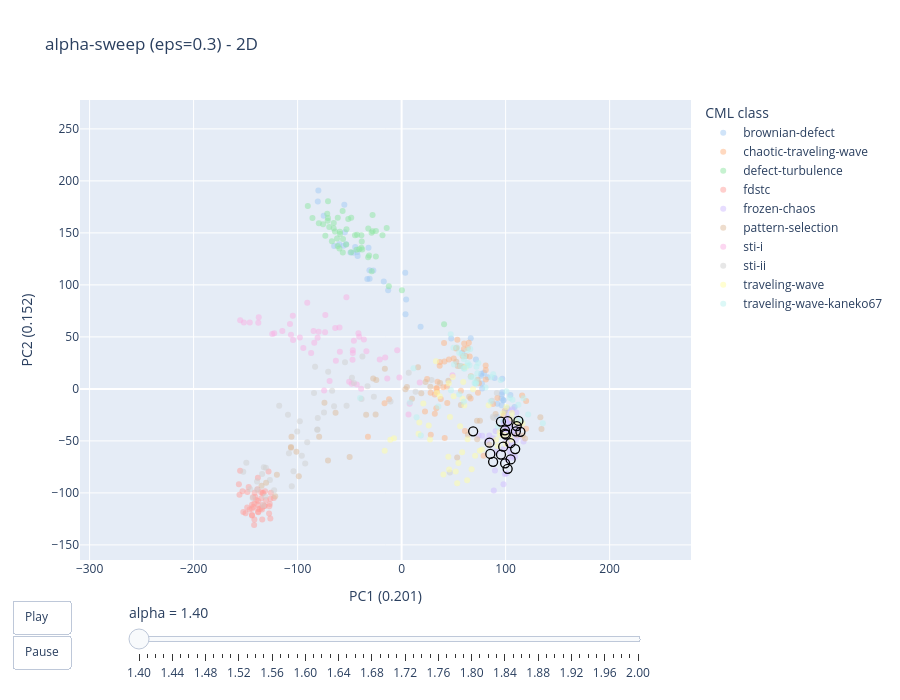
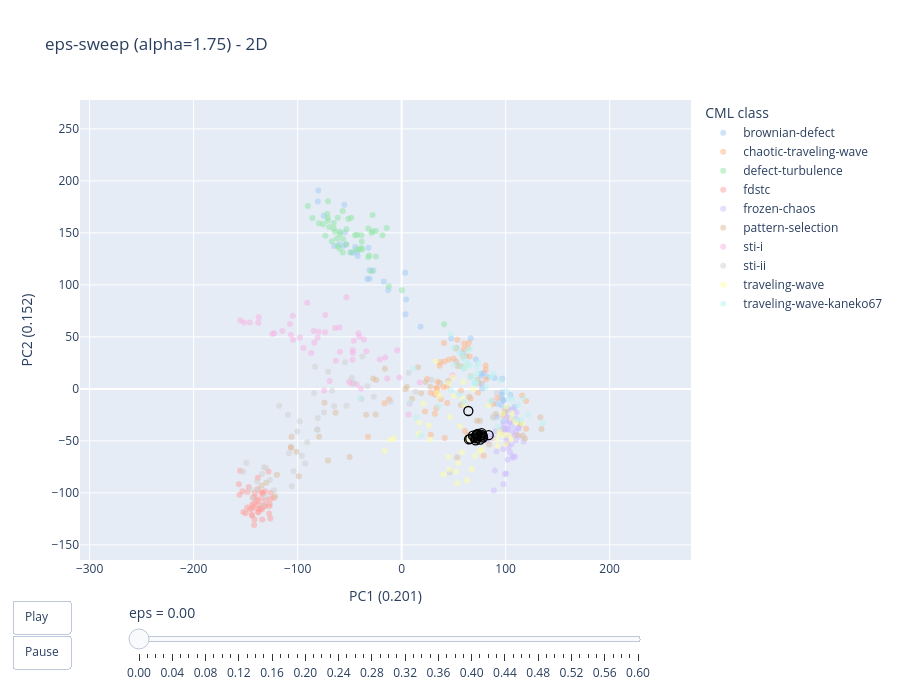
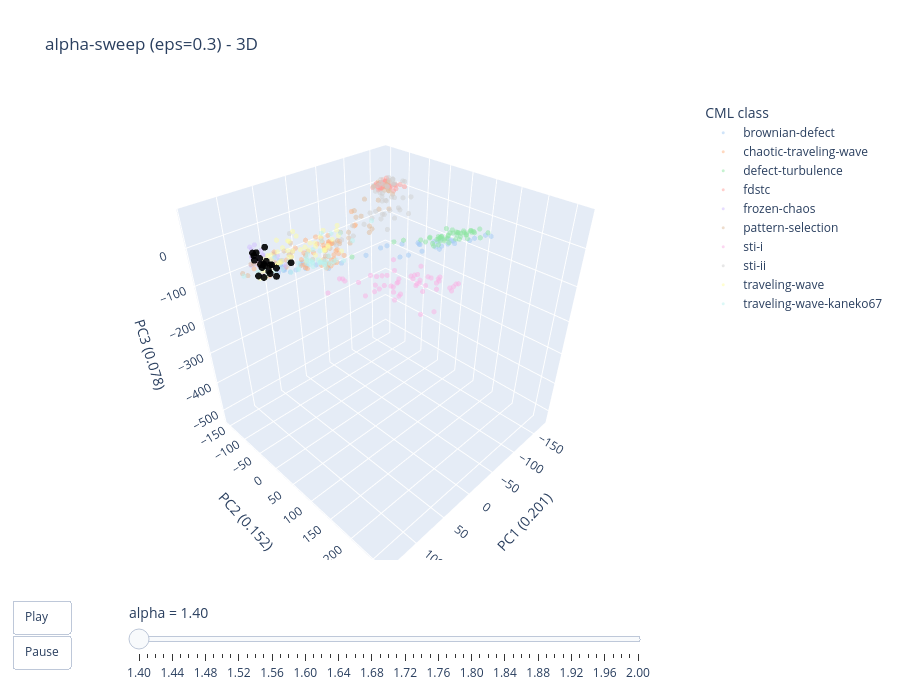
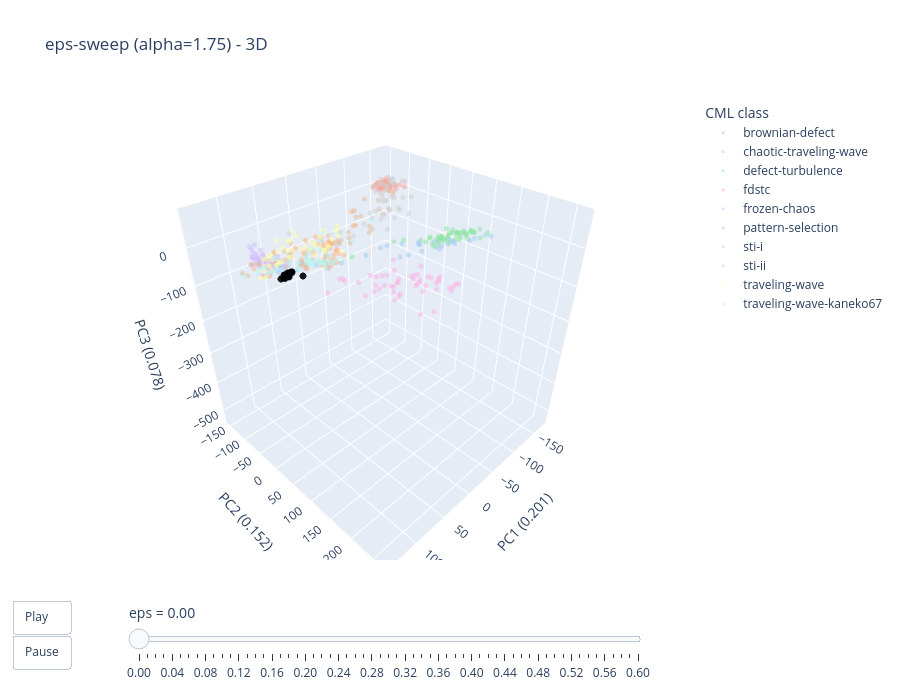

The cell these charts' notebook holds for them, in order:
### Code cell
import plotly.graph_objects as go

# 3D reshape + axis limits + 3D kNN (reuse 2D vars from earlier cells)
def reshape_sweep_nd(mask, vals, grid, ndim):
    Z = Z_sweep[mask, :ndim]; inst = instances[mask]
    out = np.full((len(grid), int(inst.max()) + 1, ndim), np.nan)
    idx_of = {v: i for i, v in enumerate(grid)}
    for row, v, k in zip(Z, vals, inst): out[idx_of[v], k] = row
    return out

Z_by_alpha_3d = reshape_sweep_nd(alpha_mask, alpha_vals, alpha_grid, 3)
Z_by_eps_3d   = reshape_sweep_nd(eps_mask,   eps_vals,   eps_grid, 3)

all_pts_3d = np.vstack([Z_anchor[:, :3], Z_sweep[:, :3]])
pad3 = 0.05 * (all_pts_3d.max(axis=0) - all_pts_3d.min(axis=0))
xlim3 = (all_pts_3d[:, 0].min() - pad3[0], all_pts_3d[:, 0].max() + pad3[0])
ylim3 = (all_pts_3d[:, 1].min() - pad3[1], all_pts_3d[:, 1].max() + pad3[1])
zlim3 = (all_pts_3d[:, 2].min() - pad3[2], all_pts_3d[:, 2].max() + pad3[2])

knn3 = KNeighborsClassifier(n_neighbors=15).fit(Z_anchor[:, :3], y_cml)

def rgb_str(rgb): return f"rgb({int(rgb[0]*255)},{int(rgb[1]*255)},{int(rgb[2]*255)})"
def rgba_str(rgb, a): return f"rgba({int(rgb[0]*255)},{int(rgb[1]*255)},{int(rgb[2]*255)},{a:.3f})"

def make_plotly_sweep(Z_by, grid, param_label, title, three_d=False):
    ScatterCls = go.Scatter3d if three_d else go.Scatter
    knn_ = knn3 if three_d else knn2
    ndim = 3 if three_d else 2

    anchor_traces = []
    for cls in classes:
        m = y_cml == cls
        kw = dict(x=Z_anchor[m, 0], y=Z_anchor[m, 1], mode="markers",
                  name=cls, legendgroup="anchor",
                  marker=dict(color=rgb_str(palette[cls]),
                              size=(3 if three_d else 6), opacity=0.5))
        if three_d: kw["z"] = Z_anchor[m, 2]
        anchor_traces.append(ScatterCls(**kw))
    n_anchor = len(anchor_traces)

    frames = []
    for f, v in enumerate(grid):
        pts = Z_by[f]
        lo = max(0, f - TRAIL)
        past = Z_by[lo:f].mean(axis=1) if f > 0 else np.empty((0, ndim))
        if len(past):
            past_cls = knn_.predict(past)
            alphas = np.linspace(0.15, 0.9, len(past))
            past_colors = [rgba_str(palette[c], a) for c, a in zip(past_cls, alphas)]
        else:
            past_colors = ["black"]

        if three_d:
            cloud_m = dict(color="black", size=4, opacity=0.9)
            trail_m = dict(color=past_colors, size=5, opacity=1.0)
        else:
            cloud_m = dict(color="rgba(0,0,0,0)", size=9, line=dict(color="black", width=1.3))
            trail_m = dict(color=past_colors, size=8, line=dict(color="black", width=0.3))

        cloud_kw = dict(x=pts[:, 0], y=pts[:, 1], mode="markers",
                        marker=cloud_m, showlegend=False, name="cloud")
        trail_kw = dict(x=past[:, 0] if len(past) else [],
                        y=past[:, 1] if len(past) else [],
                        mode="markers", marker=trail_m,
                        showlegend=False, name="trail")
        if three_d:
            cloud_kw["z"] = pts[:, 2]
            trail_kw["z"] = past[:, 2] if len(past) else []
        frames.append(go.Frame(
            data=[ScatterCls(**cloud_kw), ScatterCls(**trail_kw)],
            traces=[n_anchor, n_anchor + 1], name=f"{v:.2f}"))

    fig = go.Figure(data=anchor_traces + list(frames[0].data), frames=frames)

    steps = [dict(method="animate",
                  args=[[f.name], dict(frame=dict(duration=0, redraw=True), mode="immediate")],
                  label=f.name) for f in frames]
    sliders = [dict(steps=steps,
                    currentvalue=dict(prefix=f"{param_label} = ", font=dict(size=14)),
                    x=0.08, xanchor="left", y=0, yanchor="top",
                    len=0.85, pad=dict(b=10, t=40))]
    play_btn = dict(label="Play", method="animate",
                    args=[None, dict(frame=dict(duration=200, redraw=True),
                                      fromcurrent=True, transition=dict(duration=0))])
    pause_btn = dict(label="Pause", method="animate",
                     args=[[None], dict(frame=dict(duration=0, redraw=False), mode="immediate")])

    layout_kw = dict(title=title, sliders=sliders, width=900, height=700,
                     legend=dict(title="CML class"),
                     updatemenus=[dict(type="buttons", showactive=False,
                                       x=0, y=0, xanchor="right", yanchor="top",
                                       pad=dict(t=40, r=10),
                                       buttons=[play_btn, pause_btn])])
    if three_d:
        layout_kw["scene"] = dict(
            xaxis=dict(range=list(xlim3), title=f"PC1 ({var[0]:.3f})"),
            yaxis=dict(range=list(ylim3), title=f"PC2 ({var[1]:.3f})"),
            zaxis=dict(range=list(zlim3), title=f"PC3 ({var[2]:.3f})"),
            aspectmode="cube")
    else:
        layout_kw["xaxis"] = dict(range=list(xlim), title=f"PC1 ({var[0]:.3f})")
        layout_kw["yaxis"] = dict(range=list(ylim), title=f"PC2 ({var[1]:.3f})",
                                   scaleanchor="x", scaleratio=1)
    fig.update_layout(**layout_kw)
    return fig

# 4 separate figures
make_plotly_sweep(Z_by_alpha,    alpha_grid, "alpha", "alpha-sweep (eps=0.3) - 2D").show()
make_plotly_sweep(Z_by_eps,      eps_grid,   "eps",   "eps-sweep (alpha=1.75) - 2D").show()
make_plotly_sweep(Z_by_alpha_3d, alpha_grid, "alpha", "alpha-sweep (eps=0.3) - 3D", three_d=True).show()
make_plotly_sweep(Z_by_eps_3d,   eps_grid,   "eps",   "eps-sweep (alpha=1.75) - 3D", three_d=True).show()
